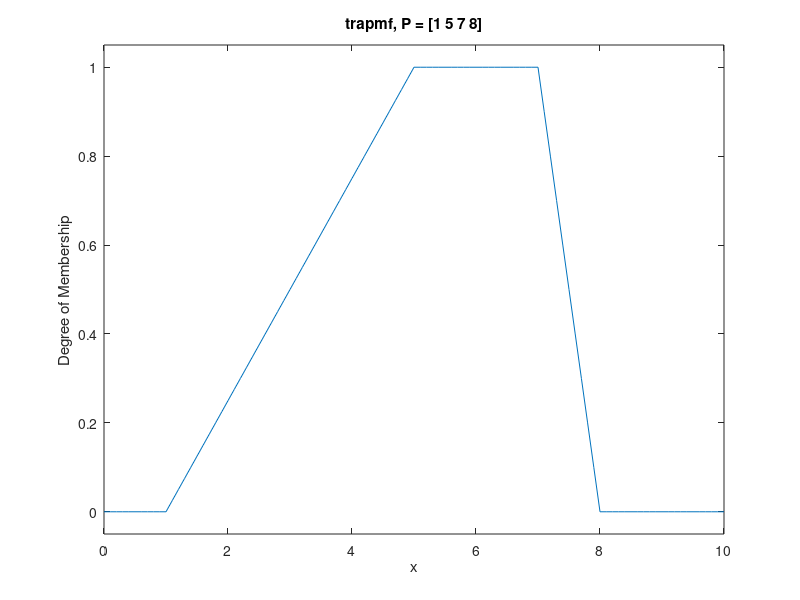

This figure's MATLAB source:
x = 0:0.1:10; % Діапазон чисел від 0 до 10 з кроком 0.1
y = trapmf(x,[1 5 7 8]); % Трапецієвидна функція приналежності

% Вивід графіку
plot(x,y) 
title('trapmf, P = [1 5 7 8]')
xlabel('x')
ylabel('Degree of Membership')
ylim([-0.05 1.05])